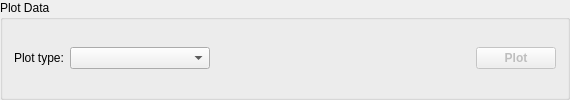
         <widget class="QGroupBox" name="groupBox_4">
          <property name="title">
           <string>Plot Data</string>
          </property>
          <layout class="QGridLayout" name="gridLayout_2">
           <item row="0" column="0">
            <layout class="QHBoxLayout" name="horizontalLayout">
             <property name="sizeConstraint">
              <enum>QLayout::SetDefaultConstraint</enum>
             </property>
             <item>
              <widget class="QLabel" name="label_2">
               <property name="maximumSize">
                <size>
                 <width>100000</width>
                 <height>16777215</height>
                </size>
               </property>
               <property name="toolTip">
                <string>Select the type of plot.</string>
               </property>
               <property name="text">
                <string>Plot type:</string>
               </property>
              </widget>
             </item>
             <item>
              <widget class="QComboBox" name="frontPlotFuncs">
               <property name="sizePolicy">
                <sizepolicy hsizetype="Expanding" vsizetype="Fixed">
                 <horstretch>0</horstretch>
                 <verstretch>0</verstretch>
                </sizepolicy>
               </property>
               <property name="minimumSize">
                <size>
                 <width>140</width>
                 <height>0</height>
                </size>
               </property>
               <property name="maximumSize">
                <size>
                 <width>16777215</width>
                 <height>16777215</height>
                </size>
               </property>
              </widget>
             </item>
             <item>
              <spacer name="horizontalSpacer_12">
               <property name="orientation">
                <enum>Qt::Horizontal</enum>
               </property>
               <property name="sizeType">
                <enum>QSizePolicy::Expanding</enum>
               </property>
               <property name="sizeHint" stdset="0">
                <size>
                 <width>260</width>
                 <height>20</height>
                </size>
               </property>
              </spacer>
             </item>
             <item>
              <widget class="QPushButton" name="frontPlotButton">
               <property name="enabled">
                <bool>false</bool>
               </property>
               <property name="maximumSize">
                <size>
                 <width>100</width>
                 <height>16777215</height>
                </size>
               </property>
               <property name="font">
                <font>
                 <weight>75</weight>
                 <bold>true</bold>
                </font>
               </property>
               <property name="text">
                <string>Plot</string>
               </property>
              </widget>
             </item>
            </layout>
           </item>
          </layout>
         </widget>
